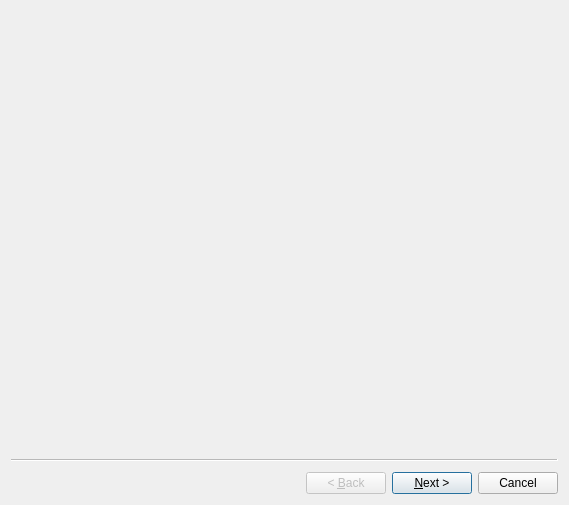
<?xml version="1.0" encoding="UTF-8"?>
<ui version="4.0">
 <class>WizardWidget</class>
 <widget class="QWizard" name="WizardWidget">
  <property name="geometry">
   <rect>
    <x>0</x>
    <y>0</y>
    <width>569</width>
    <height>505</height>
   </rect>
  </property>
  <property name="windowTitle">
   <string>Wizard</string>
  </property>
  <widget class="QWizardPage" name="wizardPage1">
   <layout class="QGridLayout" name="gridLayout">
    <item row="0" column="0">
     <widget class="QStackedWidget" name="stackedWidget">
      <widget class="QWidget" name="page"/>
      <widget class="QWidget" name="page_2"/>
     </widget>
    </item>
   </layout>
  </widget>
  <widget class="QWizardPage" name="wizardPage2"/>
 </widget>
 <resources/>
 <connections/>
</ui>
